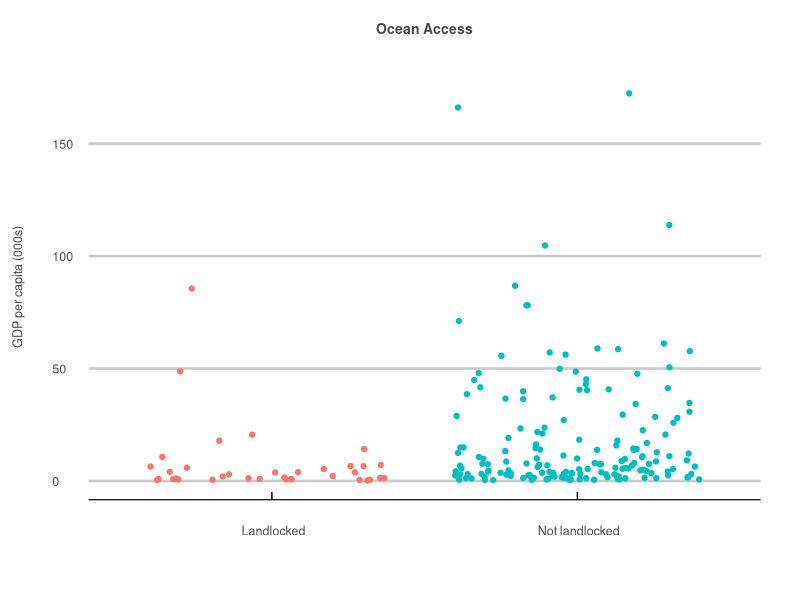
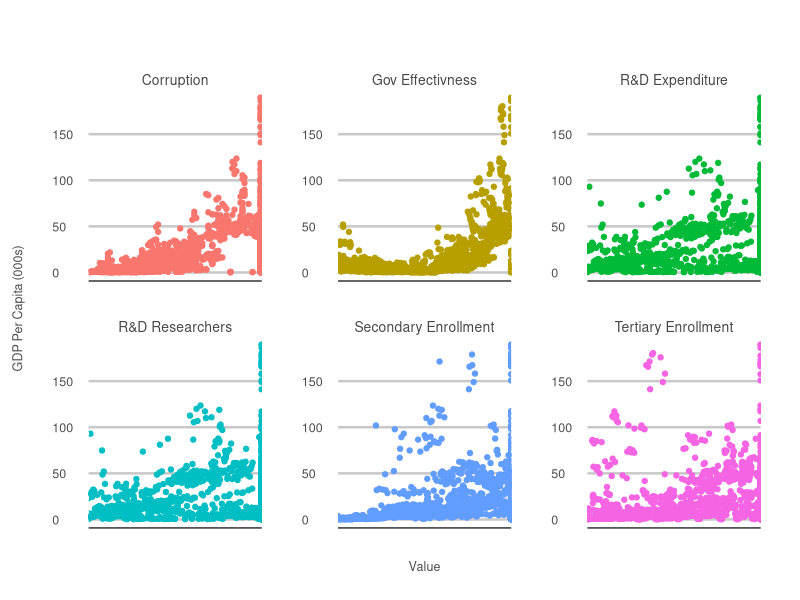
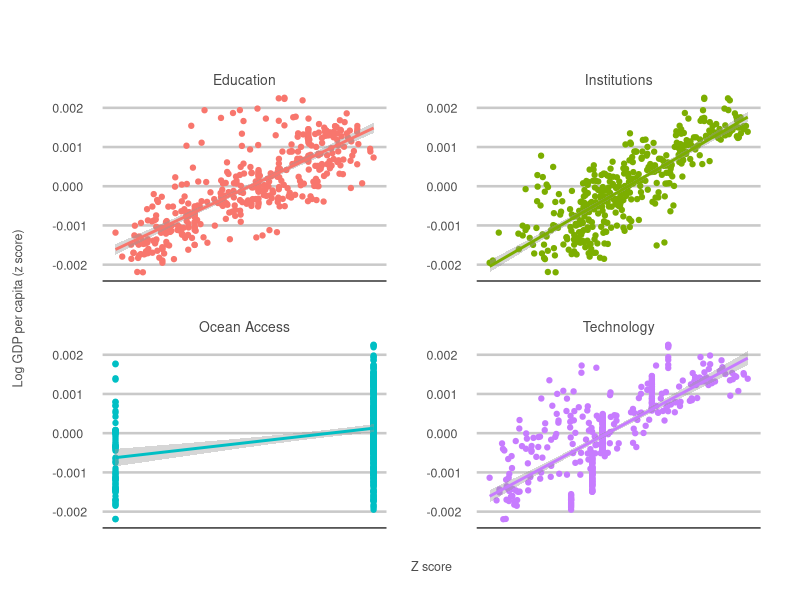
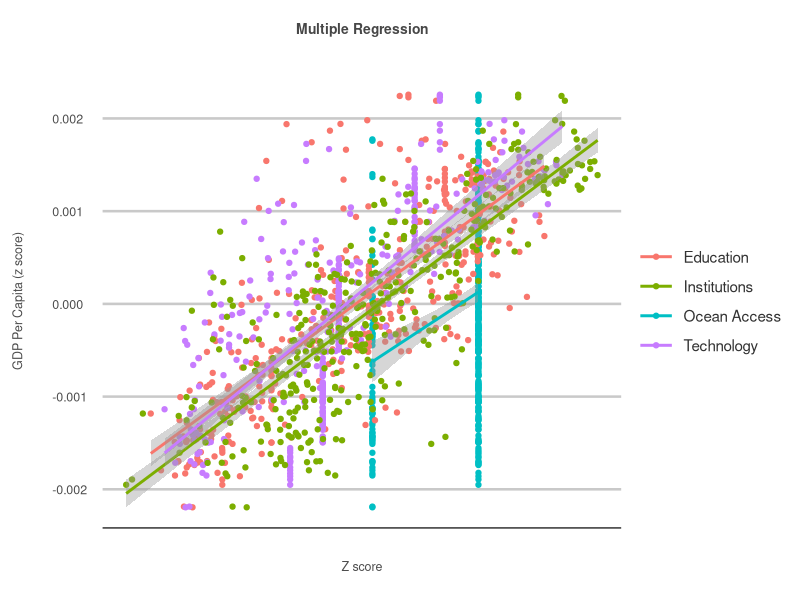

Source code (R) for these figures, in order:
## ---- chunk 1
knitr::opts_chunk$set(echo = TRUE)
library(dplyr)
library(tidyverse)
library(ggplot2)
library(ggthemes)
library(jsonlite)
library(readxl)
library(stringr)

# gets the average NA adjusted average value for a column.   
get_avg <- function(var) {
  avg <- sum(var[!is.na(var)])/length(var[!is.na(var)])
  return(avg)
}

# creates a histogram. 
make_histogram <- function(variable) {
  histogram <- merged_data_frame %>%
    gather(key=measure, value = value, -c(1,2)) %>%
    filter(measure %in% variable) %>%
    mutate(value = as.numeric(value)) %>%
    ggplot(aes(x=value, fill=measure)) +
    geom_histogram(alpha=0.6,
                   position="identity",
                   bins=20) +
    facet_wrap(~measure,
               scales="free",
               ncol=2) +
    ggtitle("Histogram") +
    my_theme
  return(histogram)
}

# creates a qqplot.  
make_qqplot <- function(variable) {
  qqplot <- merged_data_frame %>%
    gather(key = measure, value = value, -c(1,2)) %>%
    filter(measure %in% variable) %>%
    mutate(value = as.numeric(value)) %>%
    ggplot(aes(sample=value, col=measure)) +
    geom_qq(position="identity") +
    geom_qq_line(position="identity") +
    facet_wrap(~measure,
               scales="free",
               ncol=2) +
    ggtitle("QQplot") +
    my_theme
  return(qqplot)
}

# creates a jitter plot. 
make_jitter_plot <- function(data, x, y) {
  scatter <- data %>%
    ggplot(aes(x=x,
               y=y,
               color = x)) +
    geom_jitter() +
    ggtitle("") +
    xlab("") +
    ylab("GDP Per Capita") +
    my_theme
  return(scatter)
}

# creates a multiple variable scatter plot. 
make_scatter_plot <- function(data, x, y, exclude_cols=NULL, ncol=3) {
  scatter <- data %>%
    gather(key = measure, value = value, -c(exclude_cols,
                                            y)) %>%
    filter(measure %in% x) %>%
    mutate(measure = str_to_title(str_replace_all(measure, "_", " "))) %>%
    mutate(measure = str_to_title(str_replace_all(measure, "Rd", "R&D"))) %>%
    ggplot(aes(x=value,
               y=(eval(parse(text=y))/10^3),
               col=measure)) +
    geom_point() +
    geom_smooth(method='lm', 
                formula=y~x) +
    ggtitle("") +
    facet_wrap(~measure,
               ncol=ncol,
               scales="free") +
    xlab("") +
    ylab("GDP Per Capita (000s)") +
    my_theme +
    theme(axis.ticks.x = element_blank(),
          axis.text.x = element_blank())
  return(scatter)
}

# my personal plot theme for data visualizations. 
my_theme <- theme_economist_white(gray_bg = FALSE) +
  theme(plot.title = element_text(hjust = 0.5,
                                  vjust = 10,
                                  size = 10,
                                  color = "#474747"),
        plot.margin = unit(c(1.5, 1, 1.5, 1), "cm"),
        axis.text = element_text(size = 9,
                                 color = "gray30"),
        axis.text.x=element_text(vjust = -2.5),
        axis.title.x = element_text(size = 9,
                                    color = "gray30",
                                    vjust = -10),
        axis.title.y = element_text(size = 9,
                                    color = "gray30",
                                    vjust = 10),
        legend.direction = "vertical", 
        legend.position = "right",
        legend.title = element_blank(),
        legend.text = element_text(size = 11,
                                   color = "gray20"),
        legend.margin=margin(1, -15, 1, 0),
        legend.spacing.x = unit(0.25, "cm"),
        legend.key.size = unit(1, "cm"), 
        legend.key.height = unit(0.75, "cm"),
        strip.text = element_text(hjust = 0.5,
                                  vjust = 1,
                                  size = 10,
                                  color = "#474747"),
        panel.spacing = unit(2, "lines"))

# sets the working directory. 
setwd("C://Users//HUAWEI//Desktop//Projects//Cast-Away//Data")

# reads in the merged data data frame. 
merged_data_frame <- read_csv("merged_data_frame.csv") %>%
  mutate(gov_effectivness = as.numeric(gov_effectivness))

# lists the landlocked countries in our sample. 
landlocked <- c("Afghanistan",
                "Armenia",
                "Austria",
                "Azerbaijan",
                "Burundi",
                "Burkina Faso",
                "Belarus",
                "Bolivia",
                "Botswana",
                "Central African Republic",
                "Switzerland",
                "Czech Republic",
                "Hungary",
                "Kazakhstan",
                "Kyrgyz Republic",
                "Lao PDR",
                "Lesotho",
                "North Macedonia",
                "Mali",
                "Mongolia",
                "Malawi",
                "Niger",
                "Nepal",
                "Rwanda",
                "Serbia",
                "South Sudan",
                "Slovak Republic",
                "Eswatini",
                "Chad",
                "Tajikistan",
                "Turkmenistan",
                "Uganda",
                "Uzbekistan",
                "Kosovo",
                "Zambia",
                "Zimbabwe")

# creates an ocean access variable for non-landlocked countries. 
ocean_access <- list() 
for(i in 1:length(unique(merged_data_frame$country))) {
  ocean_access[[i]] <- if(!unique(merged_data_frame$country)[i] %in% landlocked) 1 else 0
}
ocean_access <- tibble(country = unique(merged_data_frame$country),
                       ocean_access = unlist(ocean_access))

# creates groups of variables to be used in transformations. 
groupby <- c("country", "decade_half")
ed_vars <- c("tertiary_enrollment", "secondary_enrollment")
sci_vars <- c("rd_expenditure", "rd_researchers")
inst_vars <- c("corruption", "gov_effectivness")
all_vars <- c(ed_vars, sci_vars, inst_vars)

## ---- chunk 2

# makes a jitter plot of gdp per capita verses ocean 
# access and checks for correlation. 
raw_data <- merged_data_frame %>%
  group_by(country) %>%
  summarise(gdp = get_avg(gdp_per_capita)/10^3) %>% 
  left_join(ocean_access) %>%
  mutate(ocean_access = as.factor(ocean_access))

levels(raw_data$ocean_access) <- c(" Landlocked", " Not landlocked")

make_jitter_plot(data=raw_data, x=raw_data$ocean_access, y=raw_data$gdp) +
  ggtitle("Ocean Access") +
  ylab("GDP per capita (000s)") +
  theme(legend.position = "none")

# checks the relationship . 
fit <- summary(lm(gdp ~ ocean_access, raw_data))
fit$coefficients


## ---- chunk 3

# creates a scatter plot to visualize the relationship 
# between all the variables and gdp per capita. 
make_scatter_plot(data=merged_data_frame, 
                  x=all_vars, 
                  y="gdp_per_capita",
                  exclude_cols=c("country", "year")) +
  ggtitle("") +
  xlab("Value") +
  theme(legend.position = "none")

## ---- chunk 4

# sets the working directory. 
setwd("C://Users//HUAWEI//Desktop//Projects//Cast-Away//Data")

# opens the clean data frame. 
clean_variables_table <- read_csv("clean_variables_table.csv")

# creates a list of the indexed control measures. 
measures <- c("ocean_access", "education", "technology", "institutions")

# creates a scatter plot to visualize the relationship 
# between the adjusted control measures and gdp per capita. 
make_scatter_plot(data=clean_variables_table, 
                  x=measures, 
                  y="gdp_per_capita",
                  exclude_cols=c("country", "decade_half"),
                  ncol=2) +
  ggtitle("") +
  ylab("Log GDP per capita (z score)") +
  xlab("Z score") +
  theme(legend.position = "none")

## ---- chunk 5

# visualizes the regression analysis. 
clean_variables_table %>%
  gather(key = measure, value = value, -c("country",
                                          "decade_half",
                                          "gdp_per_capita")) %>%
  mutate(measure = str_to_title(str_replace_all(measure, "_", " "))) %>%
  ggplot(aes(x=value,
             y=gdp_per_capita/10^3,
             col=measure)) +
  geom_point() +
  geom_smooth(method='lm', 
              formula=y~x) +
  ggtitle("Multiple Regression") +
  xlab("Z score") +
  ylab("GDP Per Capita (z score)") +
  my_theme +
  theme(axis.ticks.x = element_blank(),
        axis.text.x = element_blank()) +
  guides(color=guide_legend(override.aes=list(fill=NA)))

# creates the variable for the regression analysis. 
y <- clean_variables_table$gdp_per_capita
ocean_access <- clean_variables_table$ocean_access
education <- clean_variables_table$education
technology <- clean_variables_table$technology
institutions <- clean_variables_table$institutions

# fits the regression model. 
fit <- lm(y~ocean_access+education+technology+institutions)
summary(fit)

## ---- chunk 6

# checks if any the data's country names appear as parts 
# of those in the TI list.  
get_data_non_idenitcal <- function(data, object) {
  scores <- list()
  for(i in 1:length(object)) {
    scores[[i]] <- if(mean(str_detect(object[i], data))>0) TRUE else FALSE
  }
  return(object[unlist(scores)])
}

## ---- chunk 7

# creates new data for each country in the 
# non identical list given.
create_country_data <- function(year, countries) {
  country_data <- list()
  for(i in 1:length(unique(countries))) {
    country_data[[i]] <- tibble(country = countries[i],
                                year = year,
                                col = NA)
  }
  return(rbind_pages(country_data))
}

## ---- chunk 8

# checks for countries where most of the values are NA.  
check_na_values <- list()
for(i in 1:length(merged_data_frame$country)) {
  check_na_values[[i]] <- sum(is.na(merged_data_frame[i,4:ncol(merged_data_frame)]))>=ncol(merged_data_frame)-4
}
view(merged_data_frame[unlist(check_na_values),])

## ---- chunk 9

# lists the landlocked countries in our sample. 
landlocked <- c("Afghanistan",
                "Armenia",
                "Austria",
                "...",
                "Zambia",
                "Zimbabwe")

# creates an ocean access variable for non-landlocked countries. 
ocean_access <- list() 
for(i in 1:length(unique(merged_data_frame$country))) {
  ocean_access[[i]] <- if(!unique(merged_data_frame$country)[i] %in% landlocked) 1 else 0
}
ocean_access <- tibble(country = unique(merged_data_frame$country),
                       ocean_access = unlist(ocean_access))

## ---- chunk 10

# transforms gdp per capita into its log values. 
merged_data_frame$log_gdp_per_capita <- log(merged_data_frame$gdp_per_capita)

## ---- chunk 11

# creates a histogram. 
make_histogram <- function(variable) {
  histogram <- merged_data_frame %>%
    gather(key=measure, value = value, -c(1,2)) %>%
    filter(measure %in% variable) %>%
    mutate(value = as.numeric(value)) %>%
    ggplot(aes(x=value, fill=measure)) +
    geom_histogram(alpha=0.6,
                   position="identity",
                   bins=20) +
    facet_wrap(~measure,
               scales="free",
               ncol=2) +
    ggtitle("Histogram") +
    my_theme
  return(histogram)
}

# creates a qqplot.  
make_qqplot <- function(variable) {
  qqplot <- merged_data_frame %>%
    gather(key = measure, value = value, -c(1,2)) %>%
    filter(measure %in% variable) %>%
    mutate(value = as.numeric(value)) %>%
    ggplot(aes(sample=value, col=measure)) +
    geom_qq(position="identity") +
    geom_qq_line(position="identity") +
    facet_wrap(~measure,
               scales="free",
               ncol=2) +
    ggtitle("QQplot") +
    my_theme
  return(qqplot)
}

## ---- chunk 12

# transforms the variables. 
merged_data_frame$secondary_enrollment <- merged_data_frame$secondary_enrollment**(1/0.355)
merged_data_frame$tertiary_enrollment <- merged_data_frame$tertiary_enrollment**(1/2)

## ---- chunk 13

# gets the z scores for each data distribution given. 
get_z_scores <- function(data) {
  mean <- mean(data[!is.na(data)])
  sigma <- sd(data[!is.na(data)])
  z_scores <- list()
  for(i in 1:length(data)) {
    z_scores[i] <- if(is.na(data[i])) NA else (data[i] - mean) / sigma
  }
  return(unlist(z_scores))
}

## ---- chunk 14

# checks for outliers of over 3 standard deviations. 
check_outliers <- function(vars) {
  outliers <- list()
  for(i in 1:length(vars)) {
    outliers[[i]] <- sum(abs(!is.na(merged_data_frame[,vars][i]))>3)
    print(paste0(outliers[[i]], " --- ", vars[i], " outliers"))
  }
}

## ---- chunk 15

# creates a tidy data frame of the z scores for 2 variables. 
get_tidy_z_scores <- function(vars) {
  df <- merged_data_frame[,c(groupby, vars)] %>%
    group_by(country, decade_half) %>%
    summarise(var_1 = get_avg(eval(parse(text=vars[1]))),
              var_2 = get_avg(eval(parse(text=vars[2]))))
  colnames(df) <- c(groupby,vars)
  final_df <- df %>%
    gather(key = measure, value = value, -c(1,2))
  return(final_df)
}

# gets the average z score for 2 variables. 
get_avg_z_scores <- function(z_scores) {
  df <- eval(parse(text=z_scores)) %>%
    group_by(country, decade_half) %>%
    summarise(col=sum(value[!is.na(value)]/length(value[!is.na(value)])))
  colnames(df)[3] <- z_scores
  return(df)
}

## ---- chunk 16

# imputes missing values by taking the average for 
# countries with a similar gdp per capita. 
fill_NAs <- function(measure, vars) {
  impute_values <- final_df %>%
    mutate(gdp_per_capita = round(gdp_per_capita)) %>%
    group_by(gdp_per_capita) %>%
    summarise(avg = mean(eval(parse(text=measure))))
  NAs <- final_df[final_df[,measure]==0,]
  imputations <- list()
  for(i in 1:nrow(NAs)) {
    imputations[[i]] <- impute_values$avg[which(impute_values["gdp_per_capita"] == round(NAs$gdp_per_capita[i]))]
  }
  final_df[pull(final_df[measure])==0,][measure] <- unlist(imputations)
  return(final_df)
}

## ---- chunk 17

# creates the variables for the regression analysis. 
y <- clean_variables_table$gdp_per_capita
ocean_access <- clean_variables_table$ocean_access
education <- clean_variables_table$education
technology <- clean_variables_table$technology
institutions <- clean_variables_table$institutions

# fits the regression model. 
fit <- lm(y~ocean_access+education+technology+institutions)

